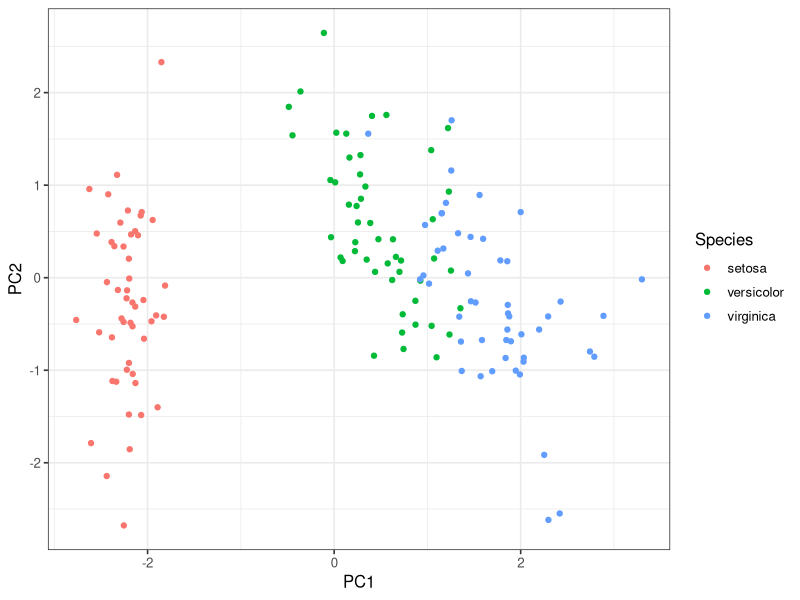
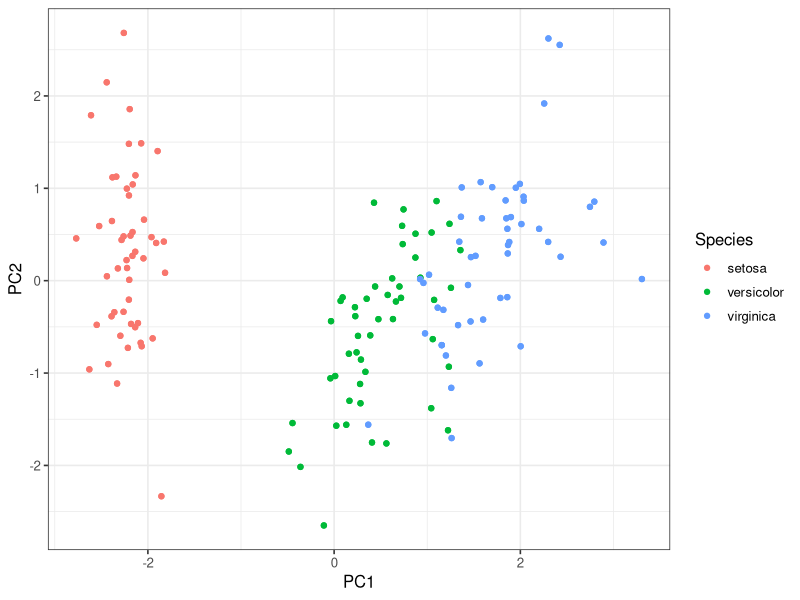
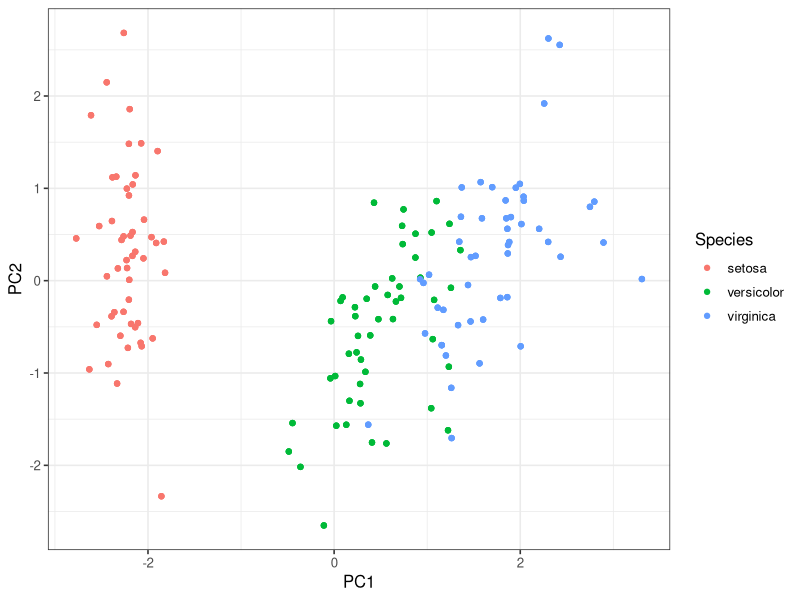
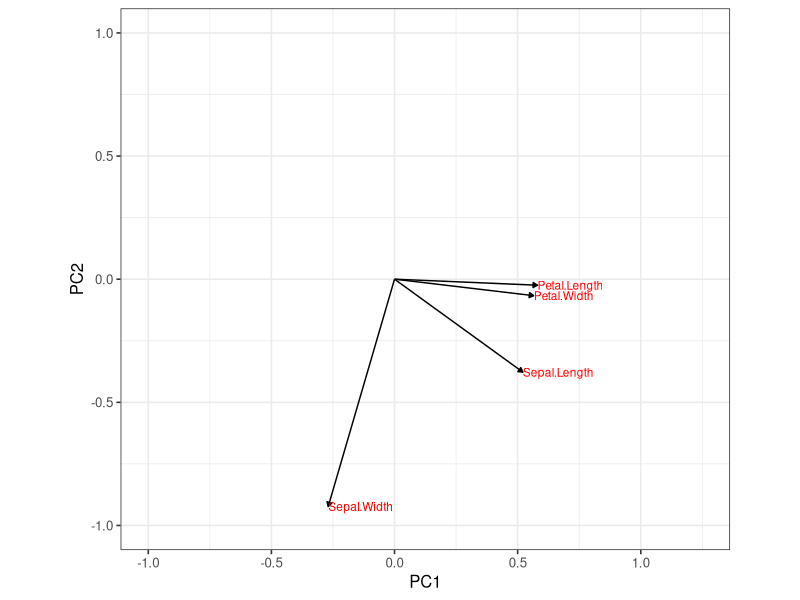
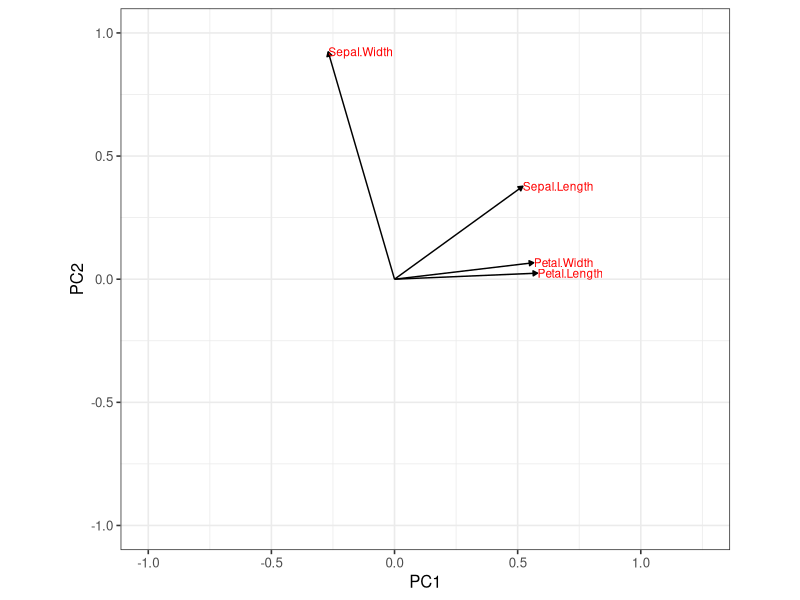
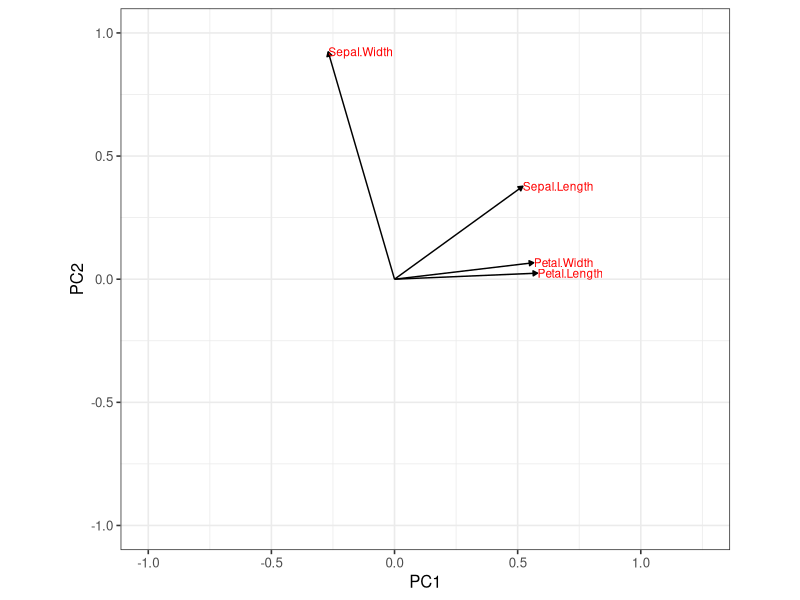
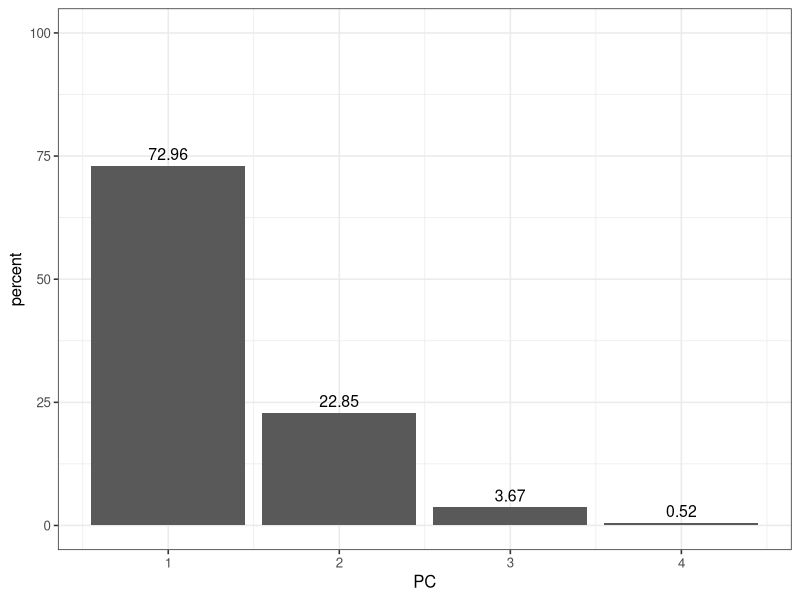
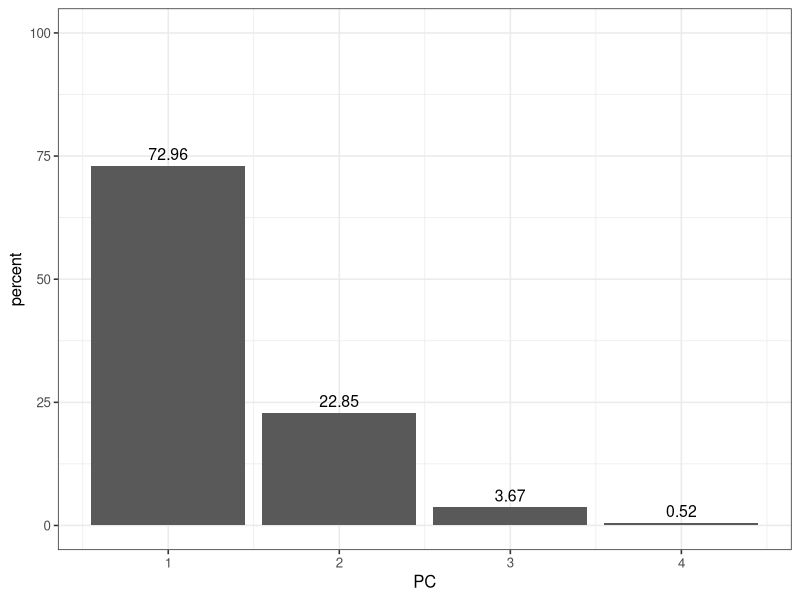

Generate these figures, in order, with R:
## ---- chunk 1
library(knitr)
opts_chunk$set(fig.align="center", fig.height=3, fig.width=4)
## ---- chunk 2
library(tidyverse)
theme_set(theme_bw(base_size=12)) # set default ggplot2 theme
library(egg) # required to arrange plots side-by-side
library(grid) # required to draw arrows
library(plyr); library(dplyr)
## ---- chunk 3
head(iris)
ddply(iris,.(Species),summarize,tol_in_group=length(Species))

# make repeated observations
iris.selected <- iris[1:150,]
iris.repeated2 <- iris.selected[rep(seq_len(nrow(iris.selected)), each=2),] # each is repeated twice
head(iris.repeated2)

iris.repeated3 <- rbind(iris.repeated2,iris) # each is repeated for three times
head(iris.repeated3)
## ---- chunk 4
iris %>% select(-Species) %>% # remove Species column
  scale() %>%                 # scale to 0 mean and unit variance
  prcomp() ->                 # do PCA
  pca                         # store result as `pca`

# iris.repeated2
iris.repeated2 %>% select(-Species) %>% # remove Species column
  scale() %>%                 # scale to 0 mean and unit variance
  prcomp() ->                 # do PCA
  pca1                         # store result as `pca`

# iris.repeated3
iris.repeated3 %>% select(-Species) %>% # remove Species column
  scale() %>%                 # scale to 0 mean and unit variance
  prcomp() ->                 # do PCA
  pca2                        # store result as `pca`

# now display the results from the PCA analysis
pca
pca1 # iris.repeated2
pca2 # iris.repeated3
## ---- chunk 5
head(pca$x)
head(pca1$x)# iris.repeated2
head(pca2$x)# iris.repeated3
## ---- chunk 6
# add species information back into PCA data
pca_data <- data.frame(pca$x, Species=iris$Species)
head(pca_data)

pca_data1 <- data.frame(pca1$x, Species=iris.repeated2$Species)
head(pca_data1)# iris.repeated2

pca_data2 <- data.frame(pca2$x, Species=iris.repeated3$Species)
head(pca_data2)# iris.repeated3
## ---- chunk 7
ggplot(pca_data, aes(x=PC1, y=PC2, color=Species)) + geom_point()
ggplot(pca_data1, aes(x=PC1, y=PC2, color=Species)) + geom_point()# iris.repeated2
ggplot(pca_data2, aes(x=PC1, y=PC2, color=Species)) + geom_point()# iris.repeated2
## ---- chunk 8
pca$rotation
pca1$rotation# iris.repeated2
pca2$rotation# iris.repeated3
## ---- chunk 9
# capture the rotation matrix in a data frame
rotation_data <- data.frame(pca$rotation, variable=row.names(pca$rotation))
# define a pleasing arrow style
arrow_style <- arrow(length = unit(0.05, "inches"),
                     type = "closed")
# now plot, using geom_segment() for arrows and geom_text for labels
ggplot(rotation_data) + 
  geom_segment(aes(xend=PC1, yend=PC2), x=0, y=0, arrow=arrow_style) + 
  geom_text(aes(x=PC1, y=PC2, label=variable), hjust=0, size=3, color='red') + 
  xlim(-1.,1.25) + 
  ylim(-1.,1.) +
  coord_fixed() # fix aspect ratio to 1:1

# iris.repeated2
# capture the rotation matrix in a data frame
rotation_data1 <- data.frame(pca1$rotation, variable=row.names(pca1$rotation))
# now plot, using geom_segment() for arrows and geom_text for labels
ggplot(rotation_data1) + 
  geom_segment(aes(xend=PC1, yend=PC2), x=0, y=0, arrow=arrow_style) + 
  geom_text(aes(x=PC1, y=PC2, label=variable), hjust=0, size=3, color='red') + 
  xlim(-1.,1.25) + 
  ylim(-1.,1.) +
  coord_fixed() # fix aspect ratio to 1:1

# iris.repeated3
# capture the rotation matrix in a data frame
rotation_data1 <- data.frame(pca2$rotation, variable=row.names(pca1$rotation))
# now plot, using geom_segment() for arrows and geom_text for labels
ggplot(rotation_data1) + 
  geom_segment(aes(xend=PC1, yend=PC2), x=0, y=0, arrow=arrow_style) + 
  geom_text(aes(x=PC1, y=PC2, label=variable), hjust=0, size=3, color='red') + 
  xlim(-1.,1.25) + 
  ylim(-1.,1.) +
  coord_fixed() # fix aspect ratio to 1:1
## ---- chunk 10
percent <- 100*pca$sdev^2/sum(pca$sdev^2)
percent

percent1 <- 100*pca1$sdev^2/sum(pca1$sdev^2)
percent1# iris.repeated2

percent2 <- 100*pca2$sdev^2/sum(pca2$sdev^2)
percent2# iris.repeated3
## ---- chunk 11
perc_data <- data.frame(percent=percent, PC=1:length(percent))
ggplot(perc_data, aes(x=PC, y=percent)) + 
  geom_col() + 
  geom_text(aes(label=round(percent, 2)), size=4, vjust=-.5) + 
  ylim(0, 100)

perc_data1 <- data.frame(percent=percent1, PC=1:length(percent1))
ggplot(perc_data1, aes(x=PC, y=percent)) + 
  geom_col() + 
  geom_text(aes(label=round(percent, 2)), size=4, vjust=-.5) + 
  ylim(0, 100)# iris.repeated2

perc_data2 <- data.frame(percent=percent2, PC=1:length(percent2))
ggplot(perc_data2, aes(x=PC, y=percent)) + 
  geom_col() + 
  geom_text(aes(label=round(percent, 2)), size=4, vjust=-.5) + 
  ylim(0, 100)# iris.repeated3
